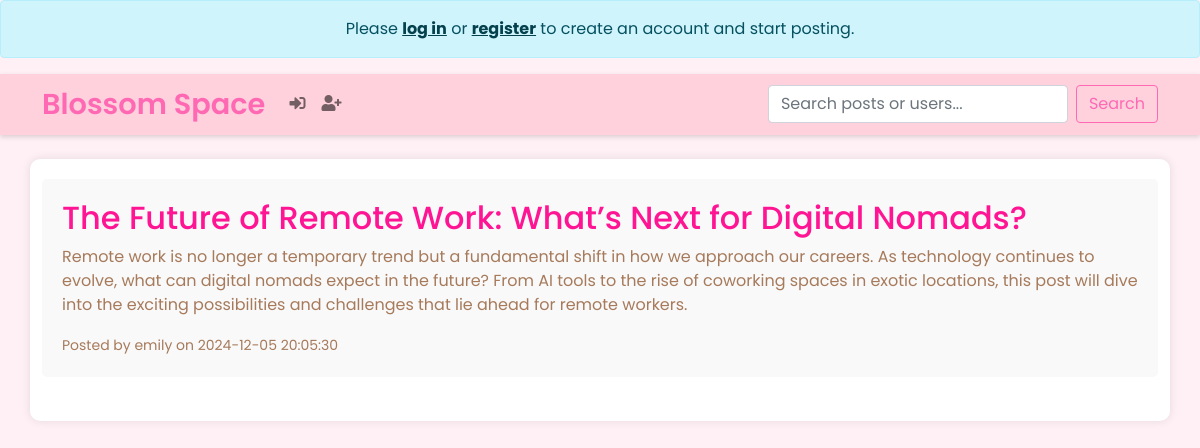
Page /post/7 on the committed database.
### tables this page shows
CREATE TABLE posts
                    (id INTEGER PRIMARY KEY AUTOINCREMENT,
                    title TEXT NOT NULL,
                    content TEXT NOT NULL,
                    created TIMESTAMP NOT NULL DEFAULT CURRENT_TIMESTAMP,
                    author_id INTEGER NOT NULL);

CREATE TABLE users
                    (id INTEGER PRIMARY KEY AUTOINCREMENT,
                    username TEXT UNIQUE NOT NULL,
                    password TEXT NOT NULL,
                    name TEXT,
                    bio TEXT);

### app.py (the view)
@app.route('/post/<int:post_id>')
def post(post_id):
    conn = get_db_connection()
    post = conn.execute('''SELECT posts.*, users.username
                           FROM posts
                           JOIN users ON posts.author_id = users.id
                           WHERE posts.id = ?''', (post_id,)).fetchone()
    conn.close()
    return render_template('post.html', post=post)

### app.py (called while the page is built)
def get_db_connection():
    conn = sqlite3.connect('blog.db')
    conn.row_factory = sqlite3.Row
    return conn

### templates/post.html (shortened to what this page needs)
{% extends 'base.html' %}
{% block content %}
    <article class="mb-4">
        <h2>{{ post['title'] }}</h2>
        <p>{{ post['content'] }}</p>
        <small>Posted by {{ post['username'] }} on {{ post['created'] }}</small>
    </article>
{% endblock %}

### static/styles.css (style rules this page uses)
:root { --pink-lightest: #FFF0F5; --pink-light: #FFD1DC; --pink-medium: #FFB6C1; --pink-dark: #FF69B4; --pink-darkest: #FF1493; --soft-white: #FFFFFF; --accent-brown: #A67A5B; }
body { font-family: 'Poppins', sans-serif; background-color: var(--pink-lightest); color: var(--accent-brown); }
h1, h2, h3 { color: var(--pink-darkest); }
article { position: relative; padding-bottom: 30px; margin-bottom: 30px; }
article { background-color: #f9f9f9; padding: 20px; margin-bottom: 20px; border-radius: 5px; }

### rows in the picture
posts: title "The Future of Remote Work: What’s Next for Digital Nomads?", content "Remote work is no longer a temporary trend but a fundamental shift in how we approach our careers. As technology continues to evolve, what can digital nomads expect in the future? From AI tools to the rise of coworking spaces in exotic locations, this post will dive into the exciting possibilities and challenges that lie ahead for remote workers.", created "2024-12-05 20:05:30"
users: username "emily"
